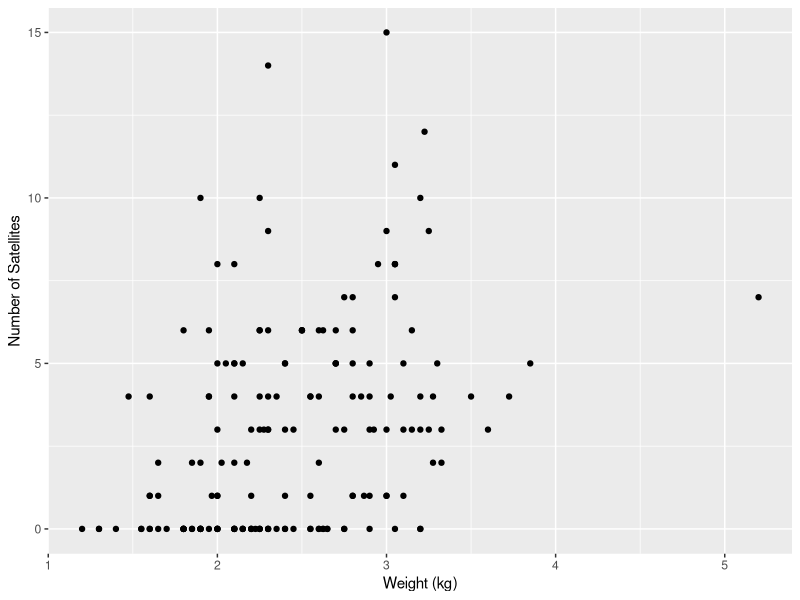
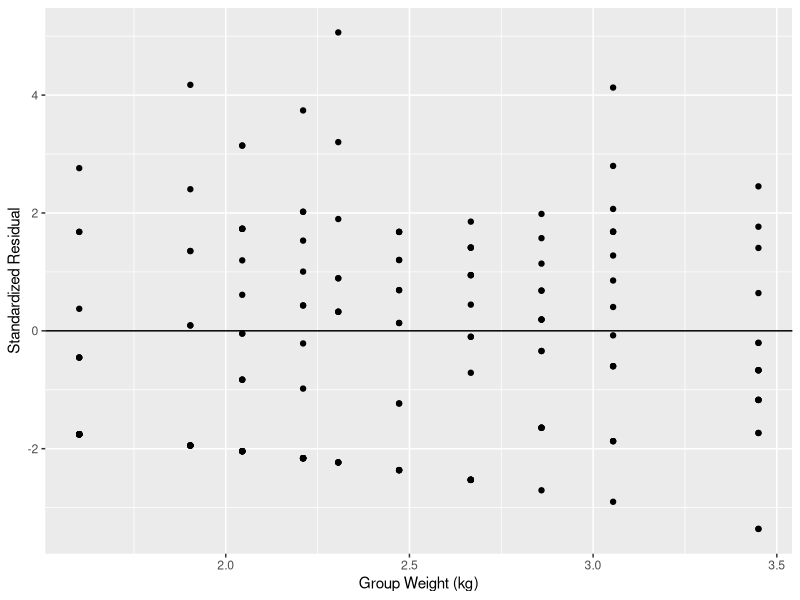
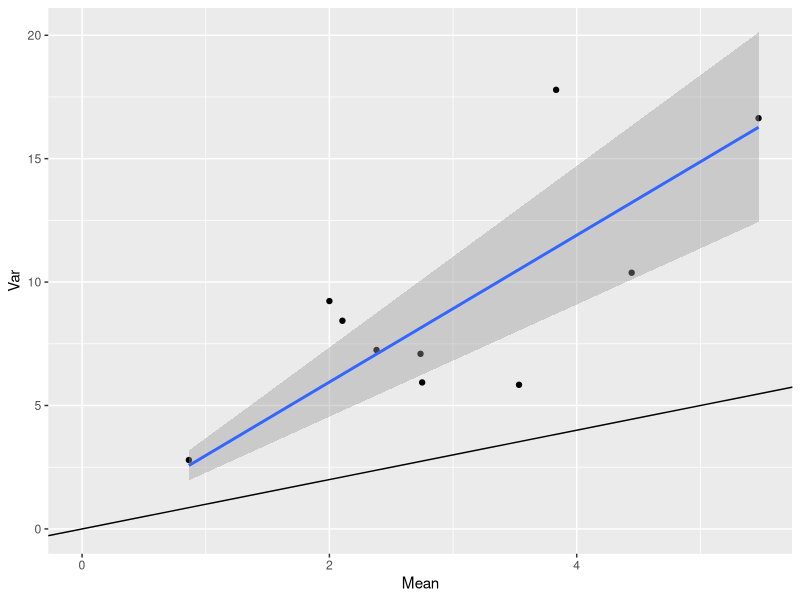
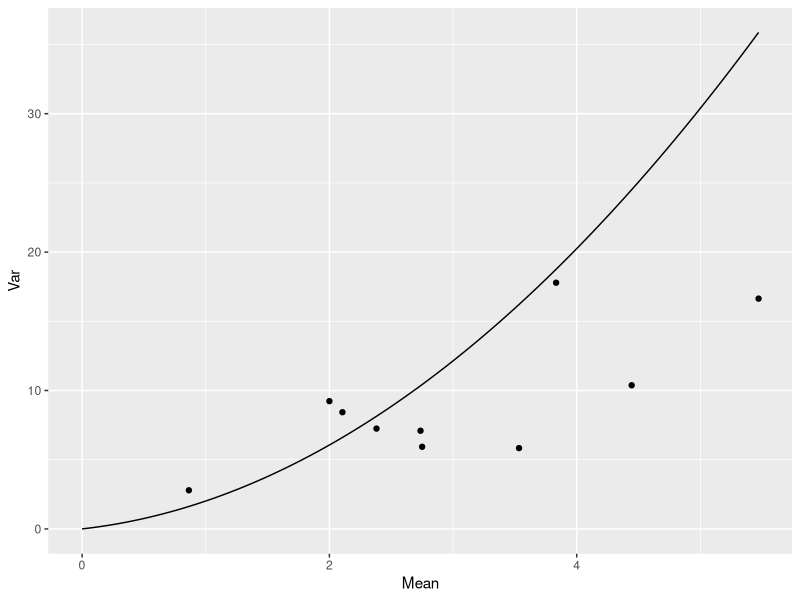

Recreate these plots in R, in order.
## ---- chunk 1
#| echo: false
## Load packages
library(tidyverse)
library(broom)
library(MASS)

## Load data
crabs <- read_csv("crabs.csv",col_types = "icdi")

## Convert weight to kg and compute number of satellites
crabs <- crabs |>
  mutate(weight=weight/1000,
         satellites = males - 1)
## ---- chunk 2
#| include: true
#| label: fig-plot1
#| fig-cap: "Number of satellites per female vs the female's weight."

## Exploratory data plot
crabs |>
  ggplot(aes(x=weight,y=satellites)) + 
  geom_point() +
  xlab("Weight (kg)") + 
  ylab("Number of Satellites")
## ---- chunk 3
#| label: tbl-poisson-1
#| tbl-cap: "Output from initial Poisson log-linear model of the number of satellites as a function of a female's weight."
#| include: true

## Fit Poisson log-linear model
poisson1 <- glm(satellites ~ weight,data=crabs,family=poisson())
summary(poisson1)
confint(poisson1)
## ---- chunk 4
#| label: tbl-poisson-1b
#| tbl-cap: "Output from initial Poisson log-linear model of the number of satellites as a function of a female's weight."
#| include: true

## Fit Poisson log-linear model
ngrp <- 10
breaks <- c(0,quantile(crabs$weight,(1:(ngrp-1)/ngrp)), 10)

crabs2 <- crabs |>
  mutate(Group = cut(weight, breaks = breaks, labels = paste0("Group",1:ngrp))) |>
  group_by(Group)|>
  mutate(grp_weight = mean(weight))

poisson1b <- glm(satellites ~ grp_weight,data=crabs2,family=poisson())
summary(poisson1b)
confint(poisson1b)
## ---- chunk 5
#| include: true
#| label: fig-plot2b
#| fig-cap: "Residuals from the Poisson log-linear model versus grouped weight."

## Residual plot
crabs_fitted1b <- augment(poisson1b)

crabs_fitted1b |>
  ggplot(aes(x=grp_weight,y=.std.resid)) +
  geom_point() +
  geom_hline(yintercept = 0) +
  ylab("Standardized Residual") + 
  xlab("Group Weight (kg)")
## ---- chunk 6
#| label: tbl-poisson-2
#| tbl-cap: "Output from initial Poisson log-linear model of the number of satellites as a function of a female's weight (grouped) and colour."
#| include: true

## Fit Poisson log-linear model
poisson2 <- glm(satellites ~ grp_weight * color,data=crabs2,family=poisson())
summary(poisson2)
## ---- chunk 7
## Deviance goodness-of-fit test
round(pchisq(537.51,165,lower.tail = FALSE),3)
## ---- chunk 8
#| label: tbl-poisson-3
#| tbl-cap: "Comparison of Poisson log-linear models."
#| include: true

## Model comparison
anova(poisson1b,poisson2,test="LRT")
## ---- chunk 9
#| label: fig-overdispersion1
#| fig-cap: "Variance as a function of the mean for the horseshoe crab data."
#| include: true

## Plot variance as a function of mean
crabs2 |>
  group_by(Group) |>
  summarize(Mean = mean(satellites), Var = var(satellites)) |>
  ggplot(aes(x = Mean, y = Var)) +
  geom_point() + 
  geom_abline(intercept=0,slope=1) +
  geom_smooth(method="lm",formula=y~ x - 1) +
  xlim(c(0,NA)) + 
  ylim(c(0,NA))
## ---- chunk 10
#| label: tbl-overdisp-1
#| tbl-cap: "Output from modelling the variance as a function of the mean for the horseshoe crabs data."
#| include: true

## Fit linear model
crabs2 |>
  group_by(Group) |>
  summarize(Mean = mean(satellites), Var = var(satellites)) |>
  lm(formula = Var ~ Mean - 1) |>
  summary()
## ---- chunk 11
#| label: tbl-nb-1
#| tbl-cap: "Summary of negative binomial model fit to number of satellites as a function of the female's weight."
#| include: true

## Fit negative binomial log-linear model with weight 
negbin1 <- glm.nb(satellites ~ weight,data=crabs)
summary(negbin1)
## ---- chunk 12
#| label: tbl-nb-2
#| tbl-cap: "Summary of negative binomial model fit to number of satellites as a function of the female's weight and color the horseshoe crab data."
#| include: true

## Fit negative binomial log-linear model with weight and color
negbin2 <- glm.nb(satellites ~ weight * color,data=crabs)
summary(negbin2)
## ---- chunk 13
#| label: tbl-nb-3
#| tbl-cap: "Summary of negative binomial model fit to number of satellites as a function of the female's weight (grouped) and color for the horseshoe crab data."
#| include: true

## Fit negative binomial log-linear model with weight and color
negbin2b <- glm.nb(satellites ~ grp_weight * color,data=crabs2)
summary(negbin2b)
## ---- chunk 14
## Deviance goodness-of-fit test
round(pchisq(197.65,165,lower.tail = FALSE),3)
## ---- chunk 15
#| include: true
#| label: fig-overdispersion2
#| fig-cap: "Variance as a function of the mean for the horseshoe crab data. The relationship provided by the negative binomial model is overlayed."

## Plot variance as a function of mean
crabs2 |>
  group_by(Group) |>
  summarize(Mean = mean(satellites), Var = var(satellites)) |>
  ggplot(aes(x=Mean,y=Var)) +
  geom_point() +
  xlim(c(0,NA)) + 
  ylim(c(0,NA)) + 
  stat_function(fun=function(x) x + 1/.9844 * x^2)
## ---- chunk 16
#| label: tbl-nb-4
#| tbl-cap: "Comparison of the negative binomial models including weight alone or both weight and colour as predictors."
#| include: true

## Model comparison
anova(negbin1,negbin2,test="Chisq")
## ---- chunk 17
#| label: tbl-qp-1
#| tbl-cap: "Summary of quasi-Poisson model fit to number of satellites as a function of the female's weight for the horseshoe crab data."
#| include: true

## Fit quasi-Poisson model with weight
qpoisson1 <- glm(satellites ~ weight,family=quasipoisson(),data=crabs)
summary(qpoisson1)
confint(qpoisson1)
